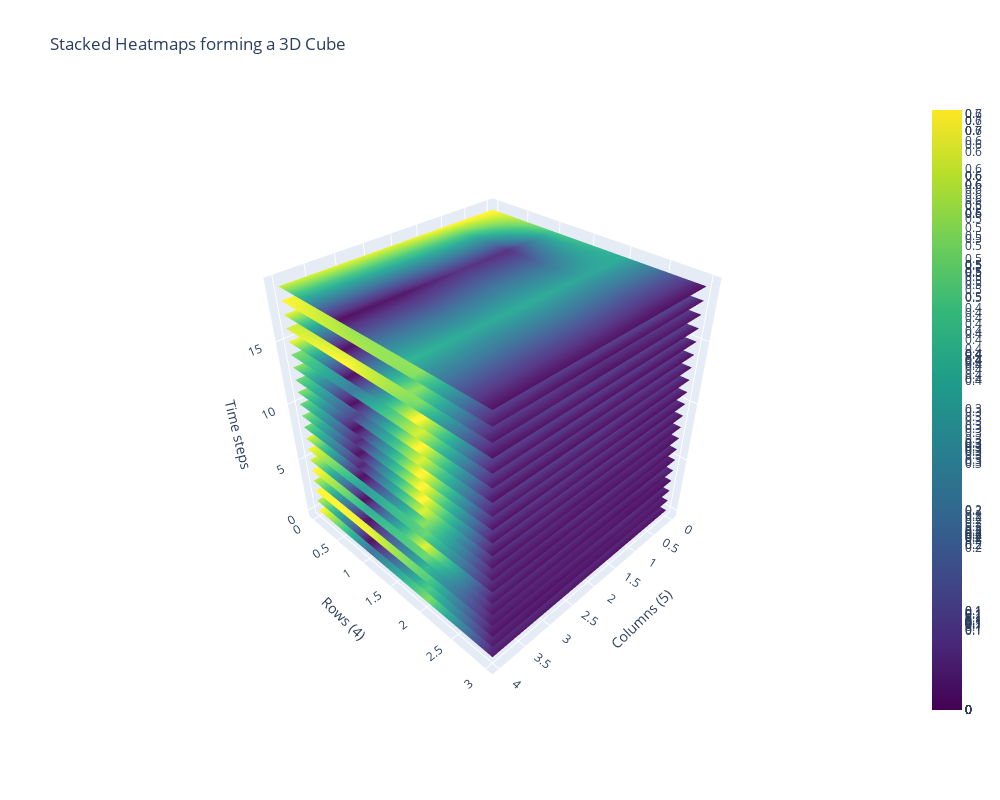

Notebook source saved alongside this figure:
### Code cell
import plotly.graph_objects as go
import numpy as np

# Chuyển tensor sang numpy và lấy một số lượng nhỏ để trực quan hóa
num_layers = 20  # Số lớp cần hiển thị (tăng lên nếu muốn hình hộp lớn hơn)
data_np = data[:num_layers].numpy()

# Tạo hình hộp bằng cách xếp từng heatmap lên trục Z
fig = go.Figure()

for i in range(num_layers):
    fig.add_trace(
        go.Surface(
            z=np.full((4, 5), i),  # Đặt layer ở vị trí z = i
            x=np.arange(5),  # Trục X (5 cột)
            y=np.arange(4),  # Trục Y (4 hàng)
            surfacecolor=data_np[i],  # Giá trị màu từ ma trận 4x5
            colorscale="viridis",  # Bảng màu
            showscale=True  # Hiển thị thang đo
        )
    )

# Cấu hình layout để dễ quan sát hơn
fig.update_layout(
    title="Stacked Heatmaps forming a 3D Cube",
    scene=dict(
        xaxis_title="Columns (5)",
        yaxis_title="Rows (4)",
        zaxis_title="Time steps",
        camera=dict(
            eye=dict(x=1.5, y=1.5, z=1.5)  # Mở rộng góc nhìn
        ),
    ),
    width=1000,  # Mở rộng plot
    height=800
)

fig.show()
